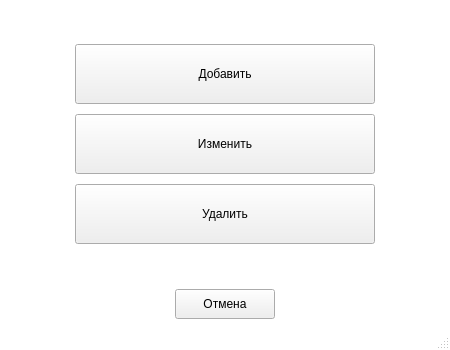
<?xml version="1.0" encoding="UTF-8"?>
<ui version="4.0">
 <class>MainWindow</class>
 <widget class="QMainWindow" name="MainWindow">
  <property name="geometry">
   <rect>
    <x>0</x>
    <y>0</y>
    <width>450</width>
    <height>350</height>
   </rect>
  </property>
  <property name="minimumSize">
   <size>
    <width>450</width>
    <height>350</height>
   </size>
  </property>
  <property name="maximumSize">
   <size>
    <width>450</width>
    <height>350</height>
   </size>
  </property>
  <property name="windowTitle">
   <string>MainWindow</string>
  </property>
  <property name="styleSheet">
   <string notr="true">QMainWindow {
	background-color: #fff
}

QPushButton[big='true'] {
	background-color: #54ad54;
	border: none;
	border-radius: 0.25em;
	color: #fff;
	font-size: 25px;
}

QPushButton[small='true'] {
	background-color: #999;
	border: none;
	border-radius: 0.25em;
	color: #fff;
	font-size: 18px;
}

QPushButton[big='true']:hover {
	background-color: #288b28;
}

QPushButton[small='true']:hover {
	background-color: #777;
}

QPushButton[big='true']:pressed {
	background-color: #246024;
}

QPushButton[small='true']:pressed {
	background-color: #555;
}</string>
  </property>
  <widget class="QWidget" name="centralwidget">
   <layout class="QHBoxLayout" name="horizontalLayout_5">
    <item>
     <layout class="QVBoxLayout" name="verticalLayout" stretch="0,0,0,0,0,0">
      <property name="spacing">
       <number>10</number>
      </property>
      <item>
       <spacer name="verticalSpacer">
        <property name="orientation">
         <enum>Qt::Vertical</enum>
        </property>
        <property name="sizeHint" stdset="0">
         <size>
          <width>20</width>
          <height>40</height>
         </size>
        </property>
       </spacer>
      </item>
      <item>
       <layout class="QHBoxLayout" name="horizontalLayout">
        <item>
         <spacer name="horizontalSpacer">
          <property name="orientation">
           <enum>Qt::Horizontal</enum>
          </property>
          <property name="sizeHint" stdset="0">
           <size>
            <width>40</width>
            <height>20</height>
           </size>
          </property>
         </spacer>
        </item>
        <item>
         <widget class="QPushButton" name="addBtn">
          <property name="minimumSize">
           <size>
            <width>300</width>
            <height>60</height>
           </size>
          </property>
          <property name="maximumSize">
           <size>
            <width>300</width>
            <height>60</height>
           </size>
          </property>
          <property name="cursor">
           <cursorShape>PointingHandCursor</cursorShape>
          </property>
          <property name="text">
           <string>Добавить</string>
          </property>
          <property name="big" stdset="0">
           <bool>true</bool>
          </property>
         </widget>
        </item>
        <item>
         <spacer name="horizontalSpacer_2">
          <property name="orientation">
           <enum>Qt::Horizontal</enum>
          </property>
          <property name="sizeHint" stdset="0">
           <size>
            <width>40</width>
            <height>20</height>
           </size>
          </property>
         </spacer>
        </item>
       </layout>
      </item>
      <item>
       <layout class="QHBoxLayout" name="horizontalLayout_3">
        <item>
         <spacer name="horizontalSpacer_3">
          <property name="orientation">
           <enum>Qt::Horizontal</enum>
          </property>
          <property name="sizeHint" stdset="0">
           <size>
            <width>40</width>
            <height>20</height>
           </size>
          </property>
         </spacer>
        </item>
        <item>
         <widget class="QPushButton" name="editBtn">
          <property name="minimumSize">
           <size>
            <width>300</width>
            <height>60</height>
           </size>
          </property>
          <property name="maximumSize">
           <size>
            <width>300</width>
            <height>60</height>
           </size>
          </property>
          <property name="cursor">
           <cursorShape>PointingHandCursor</cursorShape>
          </property>
          <property name="text">
           <string>Изменить</string>
          </property>
          <property name="big" stdset="0">
           <bool>true</bool>
          </property>
         </widget>
        </item>
        <item>
         <spacer name="horizontalSpacer_4">
          <property name="orientation">
           <enum>Qt::Horizontal</enum>
          </property>
          <property name="sizeHint" stdset="0">
           <size>
            <width>40</width>
            <height>20</height>
           </size>
          </property>
         </spacer>
        </item>
       </layout>
      </item>
      <item>
       <layout class="QHBoxLayout" name="horizontalLayout_2">
        <item>
         <spacer name="horizontalSpacer_5">
          <property name="orientation">
           <enum>Qt::Horizontal</enum>
          </property>
          <property name="sizeHint" stdset="0">
           <size>
            <width>40</width>
            <height>20</height>
           </size>
          </property>
         </spacer>
        </item>
        <item>
         <widget class="QPushButton" name="deleteBtn">
          <property name="minimumSize">
           <size>
            <width>300</width>
            <height>60</height>
           </size>
          </property>
          <property name="maximumSize">
           <size>
            <width>300</width>
            <height>60</height>
           </size>
          </property>
          <property name="cursor">
           <cursorShape>PointingHandCursor</cursorShape>
          </property>
          <property name="text">
           <string>Удалить</string>
          </property>
          <property name="big" stdset="0">
           <bool>true</bool>
          </property>
         </widget>
        </item>
        <item>
         <spacer name="horizontalSpacer_6">
          <property name="orientation">
           <enum>Qt::Horizontal</enum>
          </property>
          <property name="sizeHint" stdset="0">
           <size>
            <width>40</width>
            <height>20</height>
           </size>
          </property>
         </spacer>
        </item>
       </layout>
      </item>
      <item>
       <spacer name="verticalSpacer_2">
        <property name="orientation">
         <enum>Qt::Vertical</enum>
        </property>
        <property name="sizeHint" stdset="0">
         <size>
          <width>20</width>
          <height>40</height>
         </size>
        </property>
       </spacer>
      </item>
      <item>
       <layout class="QHBoxLayout" name="horizontalLayout_4">
        <item>
         <spacer name="horizontalSpacer_7">
          <property name="orientation">
           <enum>Qt::Horizontal</enum>
          </property>
          <property name="sizeHint" stdset="0">
           <size>
            <width>40</width>
            <height>20</height>
           </size>
          </property>
         </spacer>
        </item>
        <item>
         <widget class="QPushButton" name="cancelBtn">
          <property name="minimumSize">
           <size>
            <width>100</width>
            <height>30</height>
           </size>
          </property>
          <property name="maximumSize">
           <size>
            <width>100</width>
            <height>30</height>
           </size>
          </property>
          <property name="cursor">
           <cursorShape>PointingHandCursor</cursorShape>
          </property>
          <property name="text">
           <string>Отмена</string>
          </property>
          <property name="small" stdset="0">
           <bool>true</bool>
          </property>
         </widget>
        </item>
        <item>
         <spacer name="horizontalSpacer_8">
          <property name="orientation">
           <enum>Qt::Horizontal</enum>
          </property>
          <property name="sizeHint" stdset="0">
           <size>
            <width>40</width>
            <height>20</height>
           </size>
          </property>
         </spacer>
        </item>
       </layout>
      </item>
     </layout>
    </item>
   </layout>
  </widget>
  <widget class="QStatusBar" name="statusbar"/>
 </widget>
 <resources/>
 <connections/>
</ui>
